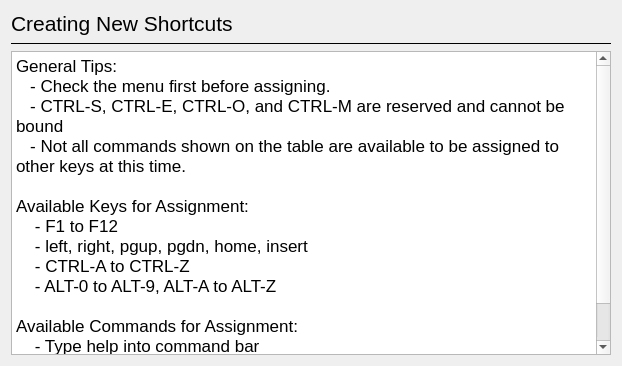
<?xml version="1.0" encoding="UTF-8"?>
<ui version="4.0">
 <class>Dialog</class>
 <widget class="QDialog" name="Dialog">
  <property name="geometry">
   <rect>
    <x>0</x>
    <y>0</y>
    <width>622</width>
    <height>366</height>
   </rect>
  </property>
  <property name="windowTitle">
   <string>Shortcut Help</string>
  </property>
  <layout class="QVBoxLayout" name="verticalLayout">
   <item>
    <widget class="QLabel" name="label">
     <property name="font">
      <font>
       <pointsize>16</pointsize>
       <weight>50</weight>
       <bold>false</bold>
      </font>
     </property>
     <property name="text">
      <string>Creating New Shortcuts</string>
     </property>
    </widget>
   </item>
   <item>
    <widget class="Line" name="line">
     <property name="font">
      <font>
       <weight>50</weight>
       <bold>false</bold>
      </font>
     </property>
     <property name="frameShadow">
      <enum>QFrame::Plain</enum>
     </property>
     <property name="lineWidth">
      <number>1</number>
     </property>
     <property name="midLineWidth">
      <number>0</number>
     </property>
     <property name="orientation">
      <enum>Qt::Horizontal</enum>
     </property>
    </widget>
   </item>
   <item>
    <widget class="QTextBrowser" name="textBrowser">
     <property name="autoFillBackground">
      <bool>true</bool>
     </property>
     <property name="frameShape">
      <enum>QFrame::StyledPanel</enum>
     </property>
     <property name="lineWidth">
      <number>5</number>
     </property>
     <property name="html">
      <string>&lt;!DOCTYPE HTML PUBLIC &quot;-//W3C//DTD HTML 4.0//EN&quot; &quot;http://www.w3.org/TR/REC-html40/strict.dtd&quot;&gt;
&lt;html&gt;&lt;head&gt;&lt;meta name=&quot;qrichtext&quot; content=&quot;1&quot; /&gt;&lt;style type=&quot;text/css&quot;&gt;
p, li { white-space: pre-wrap; }
&lt;/style&gt;&lt;/head&gt;&lt;body style=&quot; font-family:'.AppleSystemUIFont'; font-size:13pt; font-weight:400; font-style:normal;&quot;&gt;
&lt;p style=&quot; margin-top:0px; margin-bottom:0px; margin-left:0px; margin-right:0px; -qt-block-indent:0; text-indent:0px;&quot;&gt;General Tips:&lt;/p&gt;
&lt;p style=&quot; margin-top:0px; margin-bottom:0px; margin-left:0px; margin-right:0px; -qt-block-indent:0; text-indent:0px;&quot;&gt;   - Check the menu first before assigning.&lt;/p&gt;
&lt;p style=&quot; margin-top:0px; margin-bottom:0px; margin-left:0px; margin-right:0px; -qt-block-indent:0; text-indent:0px;&quot;&gt;   - CTRL-S, CTRL-E, CTRL-O, and CTRL-M are reserved and cannot be bound&lt;/p&gt;
&lt;p style=&quot; margin-top:0px; margin-bottom:0px; margin-left:0px; margin-right:0px; -qt-block-indent:0; text-indent:0px;&quot;&gt;   - Not all commands shown on the table are available to be assigned to other keys at this time. &lt;/p&gt;
&lt;p style=&quot;-qt-paragraph-type:empty; margin-top:0px; margin-bottom:0px; margin-left:0px; margin-right:0px; -qt-block-indent:0; text-indent:0px;&quot;&gt;&lt;br /&gt;&lt;/p&gt;
&lt;p style=&quot; margin-top:0px; margin-bottom:0px; margin-left:0px; margin-right:0px; -qt-block-indent:0; text-indent:0px;&quot;&gt;Available Keys for Assignment:&lt;/p&gt;
&lt;p style=&quot; margin-top:0px; margin-bottom:0px; margin-left:0px; margin-right:0px; -qt-block-indent:0; text-indent:0px;&quot;&gt;    - F1 to F12&lt;/p&gt;
&lt;p style=&quot; margin-top:0px; margin-bottom:0px; margin-left:0px; margin-right:0px; -qt-block-indent:0; text-indent:0px;&quot;&gt;    - left, right, pgup, pgdn, home, insert&lt;/p&gt;
&lt;p style=&quot; margin-top:0px; margin-bottom:0px; margin-left:0px; margin-right:0px; -qt-block-indent:0; text-indent:0px;&quot;&gt;    - CTRL-A to CTRL-Z&lt;/p&gt;
&lt;p style=&quot; margin-top:0px; margin-bottom:0px; margin-left:0px; margin-right:0px; -qt-block-indent:0; text-indent:0px;&quot;&gt;    - ALT-0 to ALT-9, ALT-A to ALT-Z&lt;/p&gt;
&lt;p style=&quot;-qt-paragraph-type:empty; margin-top:0px; margin-bottom:0px; margin-left:0px; margin-right:0px; -qt-block-indent:0; text-indent:0px;&quot;&gt;&lt;br /&gt;&lt;/p&gt;
&lt;p style=&quot; margin-top:0px; margin-bottom:0px; margin-left:0px; margin-right:0px; -qt-block-indent:0; text-indent:0px;&quot;&gt;Available Commands for Assignment:&lt;/p&gt;
&lt;p style=&quot; margin-top:0px; margin-bottom:0px; margin-left:0px; margin-right:0px; -qt-block-indent:0; text-indent:0px;&quot;&gt;    - Type help into command bar&lt;/p&gt;
&lt;p style=&quot; margin-top:0px; margin-bottom:0px; margin-left:0px; margin-right:0px; -qt-block-indent:0; text-indent:0px;&quot;&gt;    - Assign new commands with extend&lt;/p&gt;
&lt;p style=&quot; margin-top:0px; margin-bottom:0px; margin-left:0px; margin-right:0px; -qt-block-indent:0; text-indent:0px;&quot;&gt;    - Multiple python commands can be run together by seperating with ';'&lt;/p&gt;&lt;/body&gt;&lt;/html&gt;</string>
     </property>
    </widget>
   </item>
  </layout>
 </widget>
 <resources/>
 <connections/>
</ui>
